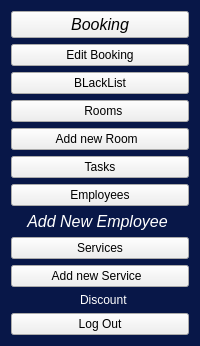
       <widget class="QGroupBox" name="groupBox">
        <property name="styleSheet">
         <string notr="true">QGroupBox {
	
	background-color: rgb(8, 23, 72);
border:none;
}</string>
        </property>
        <property name="title">
         <string/>
        </property>
        <layout class="QGridLayout" name="gridLayout_2">
         <item row="0" column="0">
          <layout class="QVBoxLayout" name="verticalLayout">
           <item>
            <widget class="QPushButton" name="pushButton">
             <property name="font">
              <font>
               <family>Segoe UI</family>
               <pointsize>12</pointsize>
               <weight>9</weight>
               <italic>true</italic>
               <bold>false</bold>
               <kerning>true</kerning>
              </font>
             </property>
             <property name="styleSheet">
              <string notr="true"/>
             </property>
             <property name="text">
              <string>Booking</string>
             </property>
             <property name="shortcut">
              <string/>
             </property>
            </widget>
           </item>
           <item>
            <widget class="QPushButton" name="pushButton_2">
             <property name="styleSheet">
              <string notr="true"/>
             </property>
             <property name="text">
              <string>Edit Booking</string>
             </property>
            </widget>
           </item>
           <item>
            <widget class="QPushButton" name="pushButton_32">
             <property name="text">
              <string>BLackList</string>
             </property>
            </widget>
           </item>
           <item>
            <widget class="QPushButton" name="pushButton_4">
             <property name="styleSheet">
              <string notr="true"/>
             </property>
             <property name="text">
              <string>  Rooms</string>
             </property>
             <property name="icon">
              <iconset resource="botros_icons.qrc">
               <normaloff>:/botros_icons/room.png</normaloff>:/botros_icons/room.png</iconset>
             </property>
             <property name="iconSize">
              <size>
               <width>20</width>
               <height>20</height>
              </size>
             </property>
            </widget>
           </item>
           <item>
            <widget class="QPushButton" name="pushButton_9">
             <property name="styleSheet">
              <string notr="true"/>
             </property>
             <property name="text">
              <string>Add new Room  </string>
             </property>
             <property name="icon">
              <iconset resource="botros_icons.qrc">
               <normaloff>:/botros_icons/room.png</normaloff>:/botros_icons/room.png</iconset>
             </property>
             <property name="iconSize">
              <size>
               <width>20</width>
               <height>20</height>
              </size>
             </property>
            </widget>
           </item>
           <item>
            <widget class="QPushButton" name="pushButton_25">
             <property name="styleSheet">
              <string notr="true"/>
             </property>
             <property name="text">
              <string>Tasks</string>
             </property>
            </widget>
           </item>
           <item>
            <widget class="QPushButton" name="pushButton_13">
             <property name="styleSheet">
              <string notr="true"/>
             </property>
             <property name="text">
              <string>Employees</string>
             </property>
            </widget>
           </item>
           <item>
            <widget class="QPushButton" name="pushButton_49">
             <property name="font">
              <font>
               <family>Segoe UI</family>
               <pointsize>12</pointsize>
               <weight>9</weight>
               <italic>true</italic>
               <bold>false</bold>
              </font>
             </property>
             <property name="styleSheet">
              <string notr="true">QPushButton{
	color: rgb(255, 255, 255);
	background-color: rgb(8, 23, 72);
border: none;
outline: none;
	font: 75 italic 12pt &quot;Segoe UI&quot; ;
}
QPushButton::hover
{

	background-color: rgb(0, 85, 255);
}</string>
             </property>
             <property name="text">
              <string>  Add New Employee   </string>
             </property>
            </widget>
           </item>
           <item>
            <widget class="QPushButton" name="pushButton_6">
             <property name="styleSheet">
              <string notr="true"/>
             </property>
             <property name="text">
              <string>Services</string>
             </property>
            </widget>
           </item>
           <item>
            <widget class="QPushButton" name="pushButton_3">
             <property name="text">
              <string>Add new Service  </string>
             </property>
            </widget>
           </item>
           <item>
            <widget class="QPushButton" name="pushButton_8">
             <property name="styleSheet">
              <string notr="true">QPushButton{
	color: rgb(255, 255, 255);
	background-color: rgb(8, 23, 72);
border: none;
outline: none;
	/*font: 75 italic 12pt &quot;Segoe UI&quot;;*/
}
QPushButton::hover
{

	background-color: rgb(0, 85, 255);
}</string>
             </property>
             <property name="text">
              <string>  Discount</string>
             </property>
             <property name="icon">
              <iconset resource="botros_icons.qrc">
               <normaloff>:/botros_icons/discount.png</normaloff>:/botros_icons/discount.png</iconset>
             </property>
             <property name="iconSize">
              <size>
               <width>20</width>
               <height>20</height>
              </size>
             </property>
            </widget>
           </item>
           <item>
            <widget class="QPushButton" name="pushButton_16">
             <property name="text">
              <string>Log Out</string>
             </property>
            </widget>
           </item>
          </layout>
         </item>
        </layout>
       </widget>
